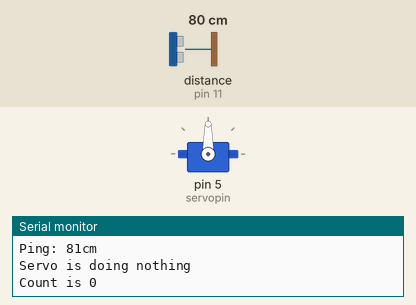
Bench run of a sketch on a simulated Arduino Uno, built with avr-gcc and run on an emulated ATmega328P. On the bench: servo, the last lines printed to the serial monitor. The test bench sets the inputs (shaded band); at power-on: distance to the obstacle (sensor on pin 11) 80 cm. The echo pulse lasts 58.3 µs per cm.

Above: at 1.2 s.
1.3 s: distance to the obstacle (sensor on pin 11) set to 17 cm
2.8 s: distance to the obstacle (sensor on pin 11) set to 13 cm
At 3.4 s:
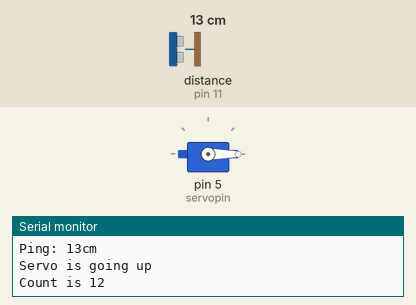
4.3 s: distance to the obstacle (sensor on pin 11) set to 18 cm
At 5.0 s:
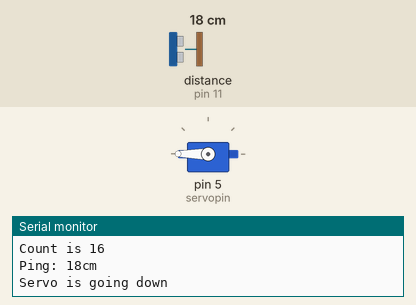
7.3 s: distance to the obstacle (sensor on pin 11) set to 2 cm
At 7.9 s:
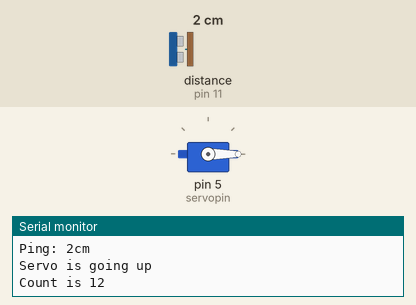
8.8 s: distance to the obstacle (sensor on pin 11) set to 35 cm
At 9.5 s:
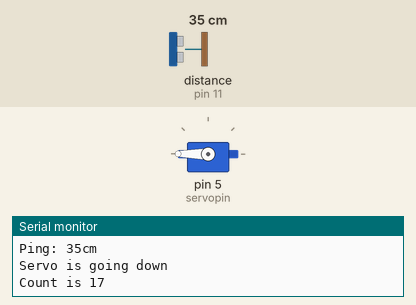
Timing chart, 0 to 11.9 s (numbered marks = the images above; inputs shaded):
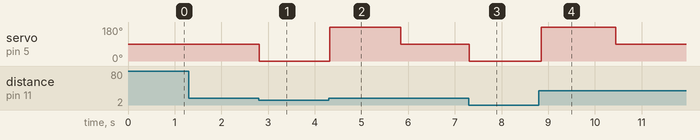

The sketch:

UltraSonic_Sensor.ino
```cpp
#include <Servo.h>
#include <NewPing.h>
Servo myservo;
int pos;
int servopin = 5; // Whatever the PWN pin is off the servo
int UP = 0; // Degree to move the servo up
int DOWN = 180; //Degree to move the servo down
int Count = 0; //Makes sure it doesn't keep spinning
int NOTHING = 90; //Degree to move the servo to do nothing
double val;
int distance;

#define TRIGGER_PIN  12
#define ECHO_PIN     11
#define MAX_DISTANCE 200

NewPing sonar(TRIGGER_PIN, ECHO_PIN, MAX_DISTANCE);

void setup() {
  myservo.attach(servopin);
  Serial.begin(115200);
}

void loop() {

//  val = analogRead(AnRead);
//  Serial.println(val);
  delay(50);
  int uS = sonar.ping();
  Serial.print("Ping: ");
  Serial.print(uS / US_ROUNDTRIP_CM);
  Serial.println("cm");
  distance = uS / US_ROUNDTRIP_CM;

  if(distance < 15){ // if it detects go up
    myservo.write(UP);
    Serial.println("Servo is going up");
    Count++;
  }else if(distance > 15 && Count > 0){ //if it detects go down
    myservo.write(DOWN);
    Serial.println("Servo is going down");
    Count--;
  }else{
    myservo.write(NOTHING);
    Serial.println("Servo is doing nothing");
  }

//  delay(10);
  Serial.print("Count is " );
  Serial.print(Count);
  Serial.println("\n");
}
```

Measured:
- the behaviour switches between 15 and 14 cm on distance to the obstacle (sensor on pin 11) (found by bisection; images 0 and 1)
- after the input at 2.8 s, servo on pin 5 (servopin): 90° → 0° at once
- after the input at 4.3 s, servo on pin 5 (servopin): 0° → 180° at once, → 90° 1.5 s later
- after the input at 7.3 s, servo on pin 5 (servopin): 90° → 0° at once
- after the input at 8.8 s, servo on pin 5 (servopin): 0° → 180° after 0.05 s, → 90° 1.6 s later
